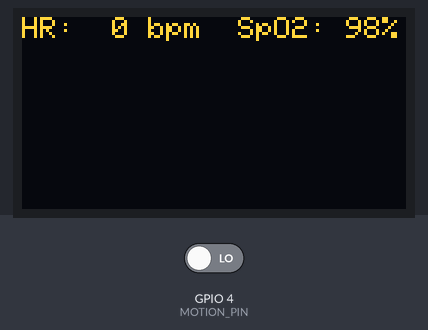
The program below on a simulated ESP32. On the bench: 128×64 one-colour display. The test bench sets the inputs (shaded band); at power-on: GPIO 4 (MOTION_PIN) LOW. The OLED is the two-colour kind (top 16 rows yellow); WiFi joins after 1.5 s; servers stay silent unless stated; the local clock reads 2024-03-15 10:24:30 at power-on unless the program sets it; random numbers use the default seed unless the program sets one; no MQTT or app messages arrive unless stated; what the program prints to the serial monitor is not drawn.

Above: at 2.8 s.
2.9 s: GPIO 4 (MOTION_PIN) driven HIGH
At 3.2 s:
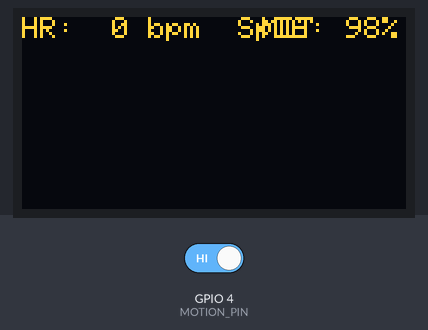
4.4 s: GPIO 4 (MOTION_PIN) driven LOW
At 6.0 s:
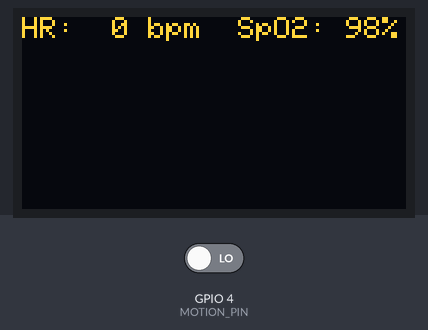
Timing chart, 0 to 7.5 s (numbered marks = the images above; inputs shaded):
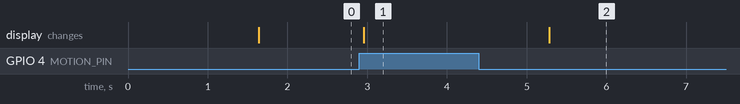

The program:

main.cpp
```cpp
#include <Arduino.h>
#include <SPI.h>
#include <Wire.h>
#include <WiFi.h>
#include <PubSubClient.h>
#include <time.h>
#include <Adafruit_GFX.h>
#include <Adafruit_SSD1306.h>

// ---------- Pin map ----------
#define CS_PIN   5
#define SCK_PIN  18
#define MOSI_PIN 23
#define MISO_PIN 19

#define OLED_SDA 21
#define OLED_SCL 22
#define SCREEN_WIDTH 128
#define SCREEN_HEIGHT 64

#define MOTION_PIN 4 // straight from USER PPG's MOTION_OUT - stands in for a
                      // real accelerometer's motion-detected flag

// ---------- AFE register map (must match chips/afe/chip.c) ----------
#define REG_RED_MSB     0x00
#define REG_IR_MSB      0x02
#define REG_STATUS      0x04
#define REG_LED_CURRENT 0x05
#define REG_GAIN        0x06
#define REG_SAMPLE_RATE 0x07

// ---------- Network config ----------
// "Wokwi-GUEST" is the open access point provided by the Wokwi simulator
// that has real (proxied) internet access - no password required.
const char *WIFI_SSID = "Wokwi-GUEST";
const char *WIFI_PASS = "";

const char *MQTT_BROKER = "broker.hivemq.com";
const int   MQTT_PORT   = 1883;
const char *MQTT_TOPIC  = "bm2210/ppg-demo/alarm"; // change to something unique for your report

// ---------- Clinical alarm thresholds ----------
#define HR_LOW_BPM    50
#define HR_HIGH_BPM   120
#define SPO2_LOW_PCT  92.0f

WiFiClient wifiClient;
PubSubClient mqtt(wifiClient);
Adafruit_SSD1306 display(SCREEN_WIDTH, SCREEN_HEIGHT, &Wire, -1);

// ---------- AFE SPI helpers ----------
static void afeBegin() {
  SPI.beginTransaction(SPISettings(1000000, MSBFIRST, SPI_MODE0));
  digitalWrite(CS_PIN, LOW);
}
static void afeEnd() {
  digitalWrite(CS_PIN, HIGH);
  SPI.endTransaction();
}
static uint16_t afeReadReg16(uint8_t addr) {
  afeBegin();
  SPI.transfer(addr & 0x7F);
  uint8_t msb = SPI.transfer(0x00);
  uint8_t lsb = SPI.transfer(0x00);
  afeEnd();
  return ((uint16_t)msb << 8) | lsb;
}
static uint8_t afeReadReg8(uint8_t addr) {
  afeBegin();
  SPI.transfer(addr & 0x7F);
  uint8_t v = SPI.transfer(0x00);
  afeEnd();
  return v;
}
static void afeWriteReg8(uint8_t addr, uint8_t val) {
  afeBegin();
  SPI.transfer(addr | 0x80);
  SPI.transfer(val);
  afeEnd();
}

// ---------- DSP state ----------
float redDcEma = 1.4f, irDcEma = 1.8f;
const float DC_ALPHA = 0.01f; // low-pass EMA coefficient (~cutoff << 0.5 Hz cardiac band)

float redAcMin = 0, redAcMax = 0, irAcMin = 0, irAcMax = 0;
float irAcPrev = 0;
int   irSlopePrev = 0;

unsigned long lastBeatMs = 0;
const unsigned long REFRACTORY_MS = 300; // per the design hints

float hrBpm = 0;
float spo2Pct = 98.0f;
bool  alarmActive = false;

// ---------- Motion-artifact rejection ----------
bool ARTIFACT_REJECTION_ENABLED = true;
bool motionActive = false;
unsigned long motionHoldUntilMs = 0;
const unsigned long MOTION_HANGOVER_MS = 800; // keep rejecting briefly after
                                               // motion stops, so filters can
                                               // re-settle before we trust them again

// scrolling waveform buffer for the OLED
int16_t waveBuf[SCREEN_WIDTH];
int waveIdx = 0;
int sampleDecim = 0; // decimate ~4 AFE cycles per OLED column

void connectWiFi() {
  WiFi.begin(WIFI_SSID, WIFI_PASS);
  Serial.print("Connecting to WiFi");
  while (WiFi.status() != WL_CONNECTED) {
    delay(250);
    Serial.print(".");
  }
  Serial.println(" connected!");
  configTime(0, 0, "pool.ntp.org"); // UTC; adjust offsets if you want local time
}

void connectMQTT() {
  mqtt.setServer(MQTT_BROKER, MQTT_PORT);
  while (!mqtt.connected()) {
    String clientId = "bm2210-esp32-" + String(random(0xffff), HEX);
    if (mqtt.connect(clientId.c_str())) {
      Serial.println("MQTT connected");
    } else {
      delay(1000);
    }
  }
}

String isoTimestamp() {
  struct tm timeinfo;
  if (!getLocalTime(&timeinfo, 2000)) {
    return "1970-01-01T00:00:00Z";
  }
  char buf[32];
  strftime(buf, sizeof(buf), "%Y-%m-%dT%H:%M:%SZ", &timeinfo);
  return String(buf);
}

void publishAlarm(const char *reason) {
  if (!mqtt.connected()) connectMQTT();
  char payload[220];
  snprintf(payload, sizeof(payload),
    "{\"hr\":%.1f,\"spo2\":%.1f,\"alarm\":%s,\"reason\":\"%s\",\"timestamp\":\"%s\"}",
    hrBpm, spo2Pct, alarmActive ? "true" : "false", reason, isoTimestamp().c_str());
  mqtt.publish(MQTT_TOPIC, payload);
  Serial.println(payload);
}

void updateOled() {
  display.clearDisplay();
  display.setTextSize(1);
  display.setTextColor(SSD1306_WHITE);
  display.setCursor(0, 0);
  display.printf("HR:%3d bpm  SpO2:%3d%%", (int)hrBpm, (int)spo2Pct);
  if (motionActive) {
    display.setCursor(80, 0);
    display.print("MOT");
  } else if (alarmActive) {
    display.setCursor(90, 0);
    display.print("ALM");
  }

  // scrolling waveform in the lower 40 px of the screen
  int baseY = 24, plotH = 36;
  for (int x = 0; x < SCREEN_WIDTH - 1; x++) {
    int idxA = (waveIdx + x) % SCREEN_WIDTH;
    int idxB = (waveIdx + x + 1) % SCREEN_WIDTH;
    display.drawLine(x, baseY + plotH - waveBuf[idxA],
                      x + 1, baseY + plotH - waveBuf[idxB], SSD1306_WHITE);
  }
  display.display();
}

void processSample(uint16_t redCode, uint16_t irCode) {
  float redV = (redCode / 65535.0f) * 3.3f;
  float irV  = (irCode  / 65535.0f) * 3.3f;

  redDcEma += DC_ALPHA * (redV - redDcEma);
  irDcEma  += DC_ALPHA * (irV  - irDcEma);

  float redAc = redV - redDcEma;
  float irAc  = irV  - irDcEma;

  if (redAc > redAcMax) redAcMax = redAc;
  if (redAc < redAcMin) redAcMin = redAc;
  if (irAc  > irAcMax)  irAcMax  = irAc;
  if (irAc  < irAcMin)  irAcMin  = irAc;

  // --- push a point into the scrolling waveform buffer ---
  sampleDecim++;
  if (sampleDecim >= 4) {
    sampleDecim = 0;
    int16_t y = (int16_t)constrain(irAc * 4000.0f, -18, 18) + 18;
    waveBuf[waveIdx] = y;
    waveIdx = (waveIdx + 1) % SCREEN_WIDTH;
  }

  // --- peak detector on IR (foot-to-foot / systolic peak), refractory 300 ms ---
  int slope = (irAc > irAcPrev) ? 1 : -1;
  unsigned long now = millis();
  float dynamicThresh = 0.25f * (irAcMax - irAcMin);
  if (irSlopePrev > 0 && slope < 0 &&
      irAc > dynamicThresh &&
      (now - lastBeatMs) > REFRACTORY_MS) {

    unsigned long interval = now - lastBeatMs;
    bool suppressUpdate = ARTIFACT_REJECTION_ENABLED && motionActive;

    if (lastBeatMs != 0 && interval > 300 && interval < 2000 && !suppressUpdate) {
      float newHr = 60000.0f / interval;
      hrBpm = (hrBpm == 0) ? newHr : (0.7f * hrBpm + 0.3f * newHr); // light smoothing
    }
    lastBeatMs = now;

    // Ratio-of-ratios SpO2 estimate, using the AC swing accumulated over
    // the cycle that just completed.
    float ppRed = redAcMax - redAcMin;
    float ppIr  = irAcMax - irAcMin;
    if (redDcEma > 0.05f && irDcEma > 0.05f && ppIr > 0.0005f && !suppressUpdate) {
      float acdcRed = ppRed / redDcEma;
      float acdcIr  = ppIr  / irDcEma;
      float R = acdcRed / acdcIr;
      float newSpo2 = 110.0f - 25.0f * R; // empirical calibration - curve fit,
                                           // not first-principles (state this
                                           // limitation in your report)
      newSpo2 = constrain(newSpo2, 70.0f, 100.0f);
      spo2Pct = 0.7f * spo2Pct + 0.3f * newSpo2;
    }

    // reset the per-cycle envelope trackers for the next beat
    redAcMax = redAcMin = redAc;
    irAcMax = irAcMin = irAc;
  }
  irSlopePrev = slope;
  irAcPrev = irAc;

  // --- alarm zone check (suppressed while a motion artifact is present) ---
  bool prevAlarm = alarmActive;
  bool hrBad = (hrBpm > 0) && (hrBpm < HR_LOW_BPM || hrBpm > HR_HIGH_BPM);
  bool spo2Bad = spo2Pct < SPO2_LOW_PCT;

  if (!(ARTIFACT_REJECTION_ENABLED && motionActive)) {
    alarmActive = hrBad || spo2Bad;
    if (alarmActive && !prevAlarm) {
      const char *reason = hrBad && spo2Bad ? "hr_and_spo2" : (hrBad ? "hr_out_of_range" : "desaturation");
      publishAlarm(reason);
    } else if (!alarmActive && prevAlarm) {
      publishAlarm("cleared");
    }
  }

  // CSV-style log for before/after plots (Arduino/PlatformIO Serial Plotter
  // reads "label:value" pairs). Motion and alarm are scaled x60/x50 so their
  // 0/1 state is visible on the same scale as HR/SpO2.
  Serial.printf("HR:%.1f,SpO2:%.1f,Motion:%d,Alarm:%d\r\n",
                hrBpm, spo2Pct, motionActive ? 60 : 0, alarmActive ? 50 : 0);
}

void setup() {
  Serial.begin(115200);

  pinMode(CS_PIN, OUTPUT);
  digitalWrite(CS_PIN, HIGH);
  SPI.begin(SCK_PIN, MISO_PIN, MOSI_PIN, CS_PIN);

  Wire.begin(OLED_SDA, OLED_SCL);
  display.begin(SSD1306_SWITCHCAPVCC, 0x3C);
  display.clearDisplay();
  display.display();

  pinMode(MOTION_PIN, INPUT);

  connectWiFi();
  connectMQTT();

  // example of using the writable config registers on the AFE
  afeWriteReg8(REG_LED_CURRENT, 60);
  afeWriteReg8(REG_GAIN, 4);

  memset(waveBuf, 18, sizeof(waveBuf));

  // periodic "heartbeat" MQTT message so the HiveMQ screenshot always has
  // a recent, real timestamp even if no alarm has fired yet
  publishAlarm("startup");
}

unsigned long lastHeartbeatMs = 0;
unsigned long lastOledMs = 0;

void loop() {
  if (!mqtt.connected()) connectMQTT();
  mqtt.loop();

  // --- read the motion flag, with a short hangover after it clears ---
  bool motionNow = digitalRead(MOTION_PIN) == HIGH;
  unsigned long nowMs = millis();
  if (motionNow) {
    motionActive = true;
    motionHoldUntilMs = nowMs + MOTION_HANGOVER_MS;
  } else if (nowMs > motionHoldUntilMs) {
    motionActive = false;
  }

  uint8_t status = afeReadReg8(REG_STATUS);
  if (status & 0x01) { // DRDY
    uint16_t redCode = afeReadReg16(REG_RED_MSB);
    uint16_t irCode  = afeReadReg16(REG_IR_MSB);
    processSample(redCode, irCode);
  }

  unsigned long now = millis();
  if (now - lastOledMs > 100) {
    lastOledMs = now;
    updateOled();
  }
  if (now - lastHeartbeatMs > 15000) {
    lastHeartbeatMs = now;
    publishAlarm(alarmActive ? "still_in_alarm" : "status_ok");
  }
}
```

Measured:
- after the input at 2.9 s, the display: changes after 0.05 s (image 1)
- after the input at 4.4 s, the display: changes after 0.88 s (image 2)
